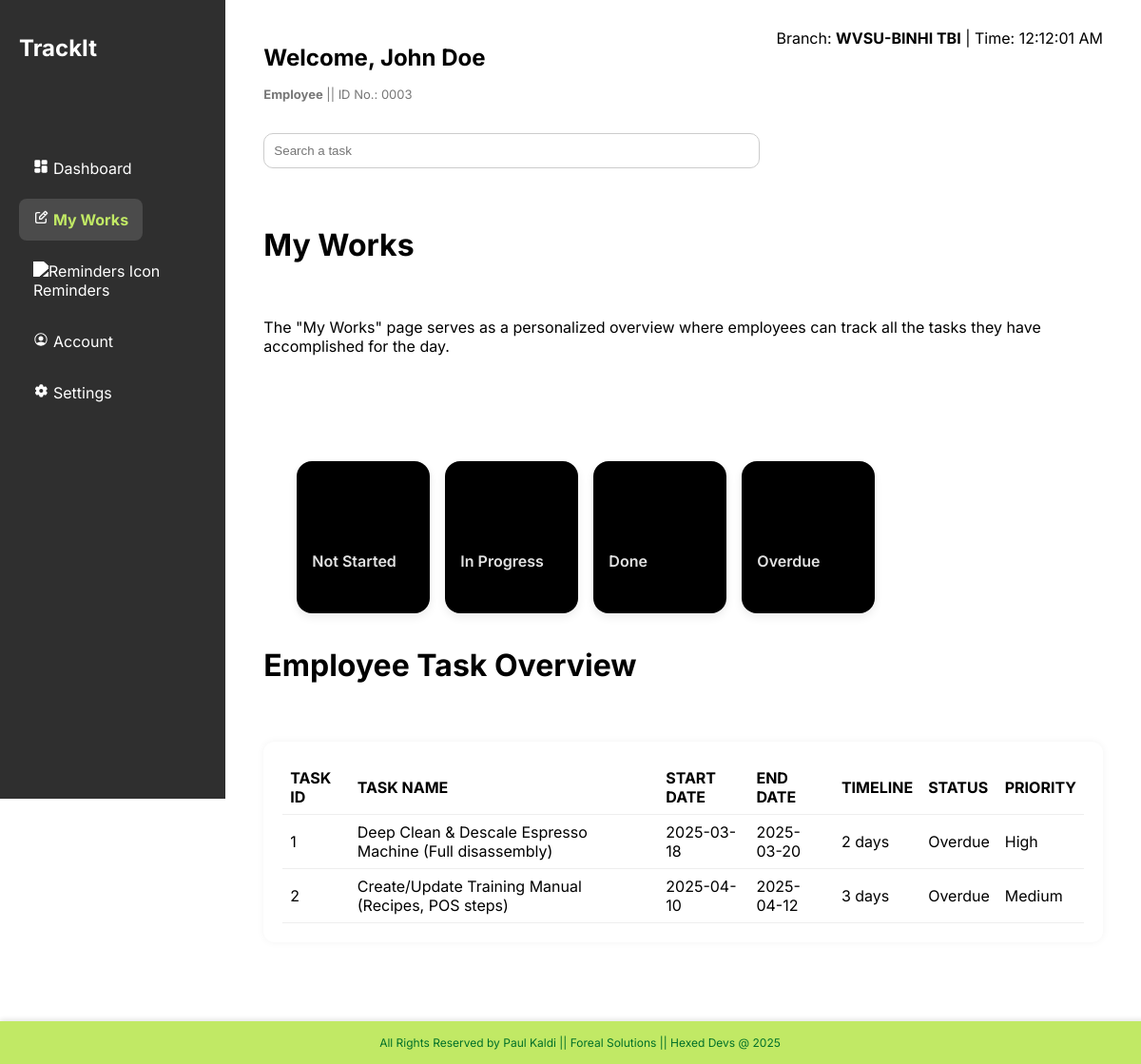
Page /emp_works.php (signed in) on the earlier database version.
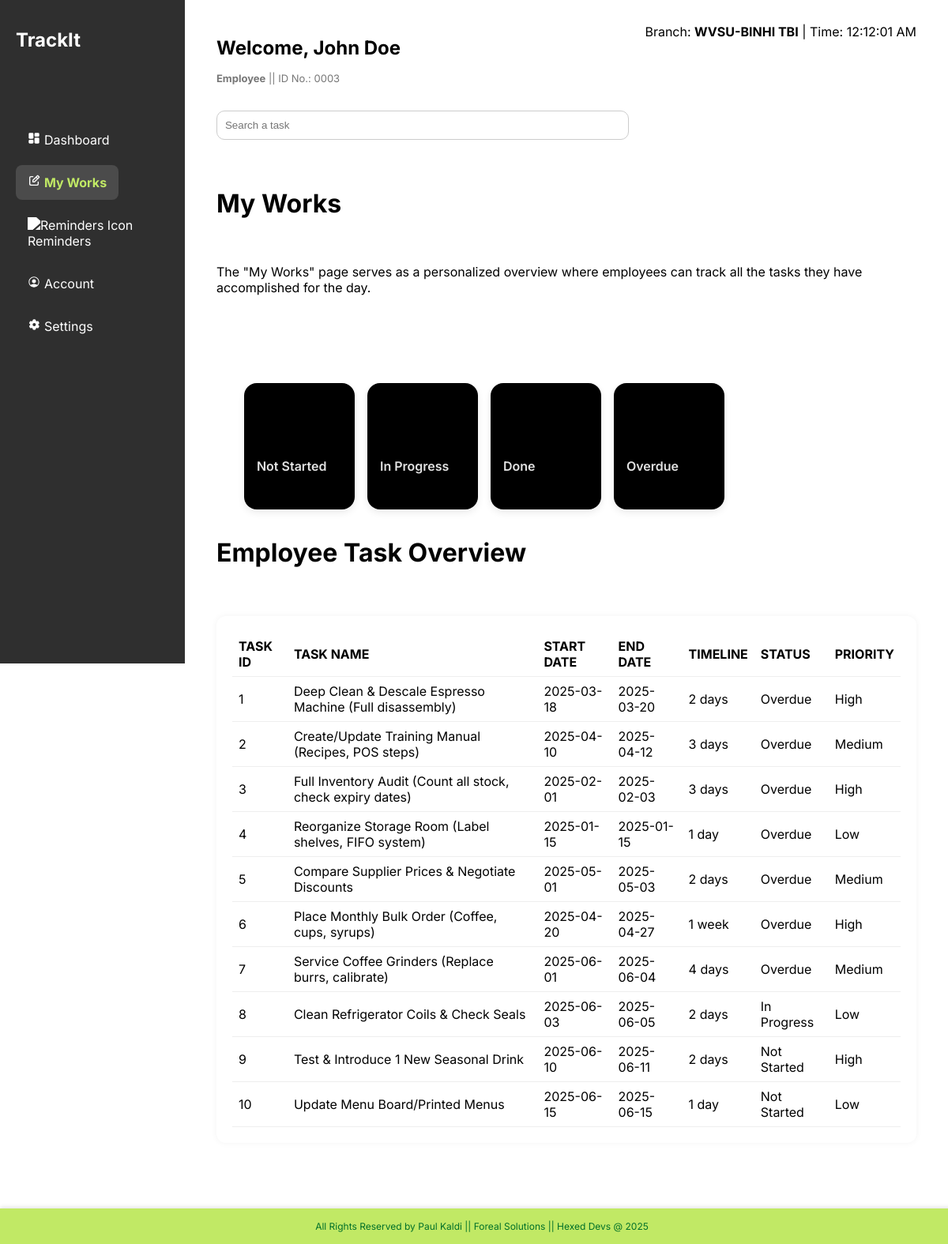
Same page on the later database version.
### tables this page shows
CREATE TABLE `tasks` (
  `id` INT AUTO_INCREMENT PRIMARY KEY,
  `assigned_by` INT NOT NULL,
  `assigned_to` INT NOT NULL,
  `template_id` INT NOT NULL,
  `timeline` VARCHAR(255) NOT NULL,
  `status` ENUM('Not Started', 'In Progress', 'Done', 'Overdue') NOT NULL DEFAULT 'Not Started',
  `start_date` DATE NOT NULL,
  `end_date` DATE NOT NULL,
  `priority` ENUM('High', 'Medium', 'Low') NOT NULL DEFAULT 'medium',
  `created_at` TIMESTAMP DEFAULT CURRENT_TIMESTAMP,
  FOREIGN KEY (`assigned_by`) REFERENCES `users`(`uid`) ON DELETE CASCADE,
  FOREIGN KEY (`assigned_to`) REFERENCES `users`(`uid`) ON DELETE CASCADE,
  FOREIGN KEY (`template_id`) REFERENCES `task_templates`(`id`) ON DELETE CASCADE
);

CREATE TABLE `task_templates` (
  `id` INT AUTO_INCREMENT PRIMARY KEY,
  `description` VARCHAR(255) NOT NULL
);

### database/queries.php (called while the page is built, shortened)
<?php
function getEmployeeTasks($employeeId, $limit = null)
{
  $conn = connect_to_database();
  $tasks = [];
  $sql = "
    SELECT
      t.id AS id,
      manager.uid AS manager_id,
      CONCAT(manager.firstname, ' ', manager.lastname) AS manager_name,
      tt.description AS task,
      t.start_date,
      t.end_date,
      t.timeline,
      t.status,
      t.priority
    FROM tasks t
    JOIN task_templates tt ON t.template_id = tt.id
    JOIN users manager ON manager.uid = t.assigned_by
    WHERE t.assigned_to = $employeeId
  ";
  $result = $conn->query($sql);
  if ($result) {
    while ($row = $result->fetch_assoc()) {
      $tasks[] = $row;
    }
  }
  return $tasks;
}

### emp_works.php (the view, shortened to what this page needs)
<?php
include "database/queries.php";
$userFullname = $_SESSION['full_name'] ?? '';
$userId = $_SESSION["uid"] ?? 0;
$tasks = getEmployeeTasks($_SESSION["uid"]);
$statusCounts = [
  'Not Started' => 0,
  'In Progress' => 0,
  'Done' => 0,
  'Overdue' => 0
];
foreach ($tasks as $task) {
  if (isset($statusCounts[$task['status']])) {
    $statusCounts[$task['status']]++;
  }
}
?>
<!DOCTYPE html>
<html lang="en">
<head>
  <link rel="stylesheet" href="assets/css/emp-db.css" type="text/css" />
</head>
<body>
  <div class="layout">
    <?php include './php/includes/emp_sidebar.php'; ?>
    <main class="emp-main-content">
      <header class="emp-header">
        <div>
          <h1>Welcome, <?= $userFullname ?></h1>
          <p class="emp-id"><b>Employee</b> || ID No.: <?= str_pad($userId, 4, '0', STR_PAD_LEFT) ?>
          </p>
        </div>
        <div class="emp-branch-info">
          <span>Branch: <strong>WVSU-BINHI TBI</strong> | Time: </span>
          <span id="clock">--:--:--</span>
        </div>
      </header>
      <div class="emp-search-filter">
        <input type="text" id="searchBar" placeholder="Search a task" onkeyup="searchTasks()" />
      </div>
      <div class="emp-title">
        <h1><br>My Works</h1><br>
        <p>The "My Works" page serves as a personalized overview where employees can track all the tasks they have
          accomplished for the day.</p><br><br><br>
      </div>
      <div class="emp-filters">
        <button type="button">Not Started </button>
        <button type="button">In Progress </button>
        <button type="button">Done <span id="count-done"><?php echo $statusCounts['Done']; ?></span></button>
        <button type="button">Overdue <span id="count-overdue"><?php echo $statusCounts['Overdue']; ?></span></button>
      </div>
      <div class="emp-title">
        <h1>Employee Task Overview</h1><br>
      </div>
      <section class="emp-task-table">
        <table>
          <thead>
            <tr>
              <th>TASK ID</th>
              <th>TASK NAME</th>
              <th>START DATE</th>
              <th>END DATE</th>
              <th>TIMELINE</th>
              <th>STATUS</th>
              <th>PRIORITY</th>
            </tr>
          </thead>
          <tbody>
            <?php foreach ($tasks as $task): ?>
              <tr>
                <td><?= $task['id'] ?></td>
                <td><?= $task['task'] ?></td>
                <td><?= $task['start_date'] ?></td>
                <td><?= $task['end_date'] ?></td>
                <td><?= $task['timeline'] ?></td>
                <td><?= $task['status'] ?></td>
                <td><?= $task['priority'] ?></td>
              </tr>
            <?php endforeach; ?>
          </tbody>
        </table>
      </section>
    </main>
  </div>
  <div class="fill-in-footer">
    <h3>All Rights Reserved by Paul Kaldi || Foreal Solutions || Hexed Devs @ 2025</h3>
  </div>
</body>
</html>

### php/includes/emp_sidebar.php
<?php
function isActive($page)
{
  return basename($_SERVER['SCRIPT_NAME']) === $page ? 'emp-active' : '';
}
?>
<div class="sidebar">
  <div class="header">
    <h1>TrackIt</h1>
  </div>
  <ul class="emp-sidebar">
    <li class="emp-item <?= isActive('emp-db.php') ?>">
      <a href="emp-db.php">
        <img class="nav-icon" src="assets/svg/dashboard.svg" alt="Dashboard Icon" width="16" height="16">Dashboard
      </a>
    </li>
    <li class="emp-item <?= isActive('emp_works.php') ?>">
      <a href="emp_works.php">
        <img class="nav-icon" src="assets/svg/notes.svg" alt="My Works Icon" width="16" height="16">My Works
      </a>
    </li>
    <li class="emp-item <?= isActive('emp_reminders.php') ?>">
      <a href="emp_reminders.php">
        <img class="nav-icon" src="assets/svg/reminders.svg" alt="Reminders Icon" width="16" height="16">Reminders
      </a>
    </li>
    <li class="emp-item <?= isActive('emp_acc.php') ?>">
      <a href="emp_acc.php">
        <img class="nav-icon" src="assets/svg/acc.svg" alt="Account Icon" width="16" height="16">Account
      </a>
    </li>
    <li class="emp-item <?= isActive('emp_settings.php') ?>">
      <a href="emp_settings.php">
        <img class="nav-icon" src="assets/svg/settings.svg" alt="Account Icon" width="16" height="16">Settings
      </a>
    </li>
  </ul>
</div>

### assets/css/emp-db.css (style rules this page uses)
body { font-family: "Inter", sans-serif; margin: 0; }
a { text-decoration: none; }
.layout { display: flex; min-height: 100vh; }
.sidebar { width: 240px; background-color: #2f2f2f; color: white; padding: 20px; min-height: 100vh; position: sticky; top: 0; height: 100%; }
.nav-icon { filter: brightness(0) invert(1); transition: filter 0.3s ease; margin-right: 5px; }
.sidebar .header h1 { text-align: left; margin-bottom: 90px; font-size: 24px; }
.sidebar ul { list-style: none; padding: 0; }
.sidebar ul .emp-item { padding: 12px 15px; margin-bottom: 10px; border-radius: 8px; cursor: pointer; transition: background 0.2s ease; }
.sidebar ul .emp-item a { text-decoration: none; color: white; font-size: 16px; }
.sidebar ul .emp-item:hover, .sidebar ul .emp-item.emp-active { background-color: #ffffff22; font-weight: bold; color: #c1e965; }
.sidebar ul .emp-item { margin-right: 10px; display: inline-block; vertical-align: middle; }
.emp-active { background-color: #ffffff22; color: #c1e965; font-weight: bold; }
.sidebar ul .emp-item.emp-active > a { color: #c1e965; font-weight: bold; }
.emp-main-content { height: 100%; flex-grow: 1; padding: 30px 40px; padding-bottom: 8rem; }
.emp-header { display: flex; justify-content: space-between; align-items: flex-start; margin-bottom: 20px; }
.emp-header h1 { font-size: 24px; }
.emp-id { font-size: 13px; color: #777; margin-top: 5px; align-items: start; }
.emp-search-filter { margin-bottom: 0px; }
.emp-search-filter input[type="text"] { width: 500px; padding: 10px; border: 1px solid #ccc; border-radius: 10px; outline: none; }
.emp-filters { display: flex; gap: 1rem; margin: 35px; flex-wrap: wrap; }
.emp-filters button { width: 140px; height: 160px; border-radius: 16px; border: none; cursor: pointer; font-family: "Inter", sans-serif; font-weight: 600; font-size: 1rem; background-color: #000000; color: #e2e2e2; display: flex; flex-direction: column; justify-content: flex-end; padding: 1rem; box-shadow: 0 4px 10px rgba(0, 0, 0, 0.08); transition: transform 0.3s ease, background-color 0.3s ease, color 0.3s ease, width 0.3s ease; }
.emp-task-table { margin-top: 20px; background: white; border-radius: 12px; padding: 20px; box-shadow: 0 0 8px rgba(0, 0, 0, 0.05); }
.emp-task-table table { width: 100%; border-collapse: collapse; }
.emp-task-table th, .emp-task-table td { text-align: left; padding: 8px; border-bottom: 1px solid #eee; }
.fill-in-footer { position: fixed; bottom: 0; left: 0; width: 100%; background-color: #c1e965; color: #007029; text-align: center; padding: 15px 10px; font-family: "Inter" sans-serif; font-size: 14px; z-index: 1000; box-shadow: 0 -2px 5px rgba(0, 0, 0, 0.1); }
.fill-in-footer h3 { margin: 0; font-weight: 400; font-size: 12px; }
button { padding: 6px 12px; border: none; border-radius: 6px; cursor: pointer; }

Differences in the rows shown:
added tasks: id "3", template.description "Full Inventory Audit (Count all stock, check expiry dates)", start_date "2025-02-01", end_date "2025-02-03", timeline "3 days", status "Overdue", priority "High"
added tasks: id "4", template.description "Reorganize Storage Room (Label shelves, FIFO system)", start_date "2025-01-15", end_date "2025-01-15", timeline "1 day", status "Overdue", priority "Low"
added tasks: id "5", template.description "Compare Supplier Prices & Negotiate Discounts", start_date "2025-05-01", end_date "2025-05-03", timeline "2 days", status "Overdue", priority "Medium"
added tasks: id "6", template.description "Place Monthly Bulk Order (Coffee, cups, syrups)", start_date "2025-04-20", end_date "2025-04-27", timeline "1 week", status "Overdue", priority "High"
added tasks: id "7", template.description "Service Coffee Grinders (Replace burrs, calibrate)", start_date "2025-06-01", end_date "2025-06-04", timeline "4 days", status "Overdue", priority "Medium"
added tasks: id "8", template.description "Clean Refrigerator Coils & Check Seals", start_date "2025-06-03", end_date "2025-06-05", timeline "2 days", status "In Progress", priority "Low"
added tasks: id "9", template.description "Test & Introduce 1 New Seasonal Drink", start_date "2025-06-10", end_date "2025-06-11", timeline "2 days", status "Not Started", priority "High"
added tasks: id "10", template.description "Update Menu Board/Printed Menus", start_date "2025-06-15", end_date "2025-06-15", timeline "1 day", status "Not Started", priority "Low"
